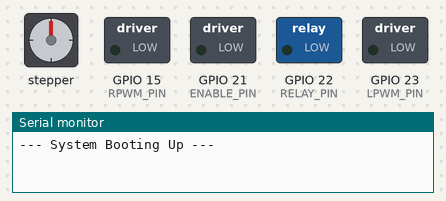
This sketch was run on a simulated ESP32. Parts: stepper motor, switched loads named in the sketch (green lamp = pin HIGH), the last lines printed to the serial monitor. Stepper angles assume 200 steps per turn; pins used as bus, display or sensor lines are not drawn.

Above: at 0.1 s.
At 0.45 s:
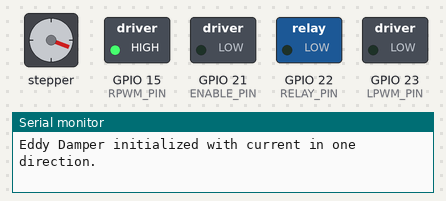
At 5.25 s:
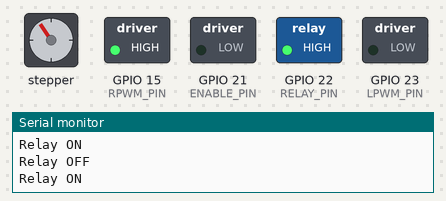
At 10.35 s:
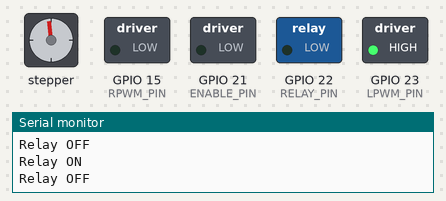
At 20.25 s:
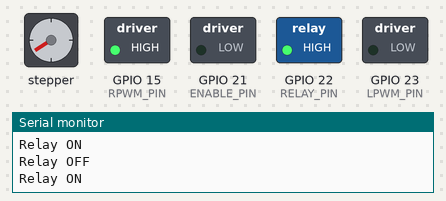
At 39.75 s:
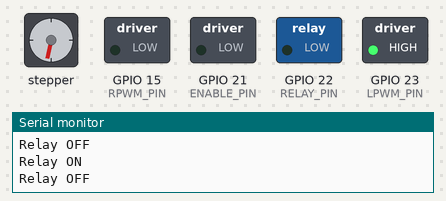
Timing chart, 0 to 40.0 s (numbered marks = the images above):
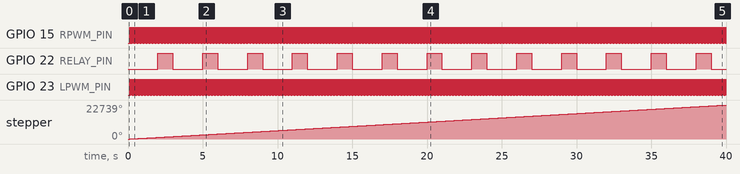

The sketch:

all_in_one-dmaper_repulsion.ino
```cpp
// // code with tb6600 whole system-------------------------
// #include <Arduino.h> // Core ESP32 functions
// #include <AccelStepper.h> // Library for stepper motor control

// // --- Pin Definitions ---
// #define STEP_PIN 18      // GPIO for stepper motor PUL+ signal (TB6600 PUL pin)
// #define DIR_PIN 19       // GPIO for stepper motor DIR+ signal (TB6600 DIR pin)
// #define ENABLE_PIN 21    // GPIO for TB6600 EN+ pin (active LOW)
// #define RELAY_PIN 22     // GPIO for the relay control signal (connects to NPN transistor base)

// // --- BTS7960 H-Bridge Pins for Eddy Damper Coil ---
// // Connect these to the corresponding pins on your BTS7960 module
// #define RPWM_PIN 15      // Right PWM input (e.g., IN_R or RPWM)
// #define LPWM_PIN 23      // Left PWM input (e.g., IN_L or LPWM)
// // R_EN and L_EN are typically tied HIGH on the module itself or connected to a GPIO if you need to enable/disable
// // For continuous operation, we'll assume they are enabled.

// // --- Motor Configuration ---
// #define MOTOR_INTERFACE_TYPE 1 // Motor interface type: 1 = Driver (STEP/DIR)
// const int STEPS_PER_REVOLUTION = 1600; // STEPS_PER_REVOLUTION for 1/8 micro-stepping (200 steps/rev * 8)

// // Create stepper object: (interface type, step pin, direction pin)
// AccelStepper stepper(MOTOR_INTERFACE_TYPE, STEP_PIN, DIR_PIN);

// // --- Motor Speed Variables ---
// const float TARGET_MOTOR_RPM = 100.0; // Target RPM for continuous motor movement
// float motorSpeedStepsPerSec;          // Calculated speed in steps/second

// // --- Relay Control Variables (Non-blocking with millis()) ---
// unsigned long previousRelayMillis = 0;    // Stores when the relay last changed state
// unsigned long relayOnDuration = 1000;     // Relay ON for 1 second
// unsigned long relayOffDuration = 2000;    // Relay OFF for 2 seconds
// bool relayState = false;                  // Current state of the relay (false = OFF, true = ON)

// // --- Eddy Damper Bidirectional Toggle Configuration (25 Hz - 20ms in one direction / 20ms in other) ---
// unsigned long previousDamperToggleMillis = 0; // Stores when the eddy damper direction last changed
// const unsigned long damperDirectionDuration = 20; // Time for current in one direction (20ms)
// bool currentDirectionState = false;           // false = Direction 1 (RPWM HIGH), true = Direction 2 (LPWM HIGH)


// void setup() {
//   // --- Start Serial Communication Early for Debugging ---
//   Serial.begin(115200);
//   Serial.println("\n--- System Booting Up ---");

//   // --- Initial Delay to Ensure ESP32 Stability ---
//   delay(100); // Small delay to allow ESP32 to stabilize

//   Serial.println("ESP32 TB6600 Continuous Motor (100 RPM) with Non-Blocking Relay & BTS7960 Eddy Damper Started!");
//   Serial.println("Eddy Damper is driven by BTS7960 with 20ms in one direction, then 20ms in the other (25Hz alternating).");

//   // --- Initialize TB6600 Driver Pins ---
//   pinMode(ENABLE_PIN, OUTPUT);
//   digitalWrite(ENABLE_PIN, LOW); // Enable the TB6600 motor driver (LOW = enabled)
//   pinMode(DIR_PIN, OUTPUT);
//   digitalWrite(DIR_PIN, HIGH); // Set initial direction to clockwise

//   // --- Initialize Relay Pin (for NPN transistor base) ---
//   pinMode(RELAY_PIN, OUTPUT);
//   digitalWrite(RELAY_PIN, LOW); // Initially turn transistor OFF -> relay OFF

//   // --- Initialize BTS7960 H-Bridge Pins ---
//   pinMode(RPWM_PIN, OUTPUT);
//   pinMode(LPWM_PIN, OUTPUT);

//   // Start with current in one direction (e.g., RPWM HIGH, LPWM LOW)
//   digitalWrite(RPWM_PIN, HIGH);
//   digitalWrite(LPWM_PIN, LOW);
//   currentDirectionState = false; // Set initial state
//   Serial.println("Eddy Damper initialized with current in one direction.");

//   // --- AccelStepper Configuration ---
//   motorSpeedStepsPerSec = (STEPS_PER_REVOLUTION * TARGET_MOTOR_RPM) / 60.0;
//   stepper.setMaxSpeed(motorSpeedStepsPerSec);
//   stepper.setAcceleration(0); // No acceleration for continuous rotation
//   stepper.setSpeed(motorSpeedStepsPerSec);
// }

// void loop() {
//   // --- Stepper Motor Control (Continuous 100 RPM) ---
//   stepper.runSpeed();

//   // --- Non-Blocking Relay Logic ---
//   unsigned long currentMillis = millis();
//   if (relayState) {
//     if (currentMillis - previousRelayMillis >= relayOnDuration) {
//       relayState = false;
//       digitalWrite(RELAY_PIN, LOW); // Turn transistor OFF -> relay OFF
//       previousRelayMillis = currentMillis;
//       Serial.println("Relay OFF");
//     }
//   } else {
//     if (currentMillis - previousRelayMillis >= relayOffDuration) {
//       relayState = true;
//       digitalWrite(RELAY_PIN, HIGH); // Turn transistor ON -> relay ON
//       previousRelayMillis = currentMillis;
//       Serial.println("Relay ON");
//     }
//   }

//   // --- Non-Blocking Eddy Damper Bidirectional Toggle Logic (20ms per direction) ---
//   if (currentMillis - previousDamperToggleMillis >= damperDirectionDuration) {
//     if (currentDirectionState == false) {
//       // Switch to Direction 2: LPWM HIGH, RPWM LOW
//       digitalWrite(RPWM_PIN, LOW);
//       digitalWrite(LPWM_PIN, HIGH);
//       currentDirectionState = true;
//       // Serial.println("Eddy Damper Direction 2"); // Uncomment for verbose debugging
//     } else {
//       // Switch to Direction 1: RPWM HIGH, LPWM LOW
//       digitalWrite(RPWM_PIN, HIGH);
//       digitalWrite(LPWM_PIN, LOW);
//       currentDirectionState = false;
//       // Serial.println("Eddy Damper Direction 1"); // Uncomment for verbose debugging
//     }
//     previousDamperToggleMillis = currentMillis; // Reset the timer
//   }
// }

// code with A4988 driver -----------------------------
#include <Arduino.h>
#include <AccelStepper.h>

// --- Pin Definitions ---
#define STEP_PIN 18
#define DIR_PIN 19
#define ENABLE_PIN 21

#define RELAY_PIN 22
#define RPWM_PIN 15
#define LPWM_PIN 23

// --- Motor Configuration ---
#define MOTOR_INTERFACE_TYPE 1   // DRIVER mode for A4988
const int STEPS_PER_REVOLUTION = 200; // Full-step mode

AccelStepper stepper(MOTOR_INTERFACE_TYPE, STEP_PIN, DIR_PIN);

// --- Motor Speed Variables ---
const float TARGET_MOTOR_RPM = 100.0;
float motorSpeedStepsPerSec;

// --- Relay Control Variables ---
unsigned long previousRelayMillis = 0;
unsigned long relayOnDuration = 1000;    // 1 sec ON
unsigned long relayOffDuration = 2000;   // 2 sec OFF
bool relayState = false;

// --- Eddy Damper Bidirectional Toggle ---
unsigned long previousDamperToggleMillis = 0;
const unsigned long damperDirectionDuration = 20;
bool currentDirectionState = false;

void setup() {
  Serial.begin(115200);
  Serial.println("\n--- System Booting Up ---");
  delay(100);

  Serial.println("ESP32 A4988 Continuous Motor (100 RPM) with Non-Blocking Relay & BTS7960 Eddy Damper Started!");

  // --- Initialize A4988 Driver Pins ---
  pinMode(ENABLE_PIN, OUTPUT);
  digitalWrite(ENABLE_PIN, LOW); // LOW = enabled
  pinMode(DIR_PIN, OUTPUT);
  digitalWrite(DIR_PIN, HIGH);

  // --- Initialize Relay & BTS7960 Pins ---
  pinMode(RELAY_PIN, OUTPUT);
  digitalWrite(RELAY_PIN, LOW);
  pinMode(RPWM_PIN, OUTPUT);
  pinMode(LPWM_PIN, OUTPUT);
  digitalWrite(RPWM_PIN, HIGH);
  digitalWrite(LPWM_PIN, LOW);
  currentDirectionState = false;
  Serial.println("Eddy Damper initialized with current in one direction.");

  // --- AccelStepper Configuration ---
  motorSpeedStepsPerSec = (STEPS_PER_REVOLUTION * TARGET_MOTOR_RPM) / 60.0; // 200*100/60 = ~333 steps/sec
  stepper.setMaxSpeed(1000);      // allow up to 1000 steps/sec
  stepper.setAcceleration(500);   // smooth acceleration
  stepper.setSpeed(motorSpeedStepsPerSec); // constant speed
}

void loop() {
  // --- Stepper Motor Continuous Rotation ---
  stepper.runSpeed();

  // --- Non-Blocking Relay Logic ---
  unsigned long currentMillis = millis();
  if (relayState) {
    if (currentMillis - previousRelayMillis >= relayOnDuration) {
      relayState = false;
      digitalWrite(RELAY_PIN, LOW);
      previousRelayMillis = currentMillis;
      Serial.println("Relay OFF");
    }
  } else {
    if (currentMillis - previousRelayMillis >= relayOffDuration) {
      relayState = true;
      digitalWrite(RELAY_PIN, HIGH);
      previousRelayMillis = currentMillis;
      Serial.println("Relay ON");
    }
  }

  // --- Non-Blocking Eddy Damper Bidirectional Toggle ---
  if (currentMillis - previousDamperToggleMillis >= damperDirectionDuration) {
    if (currentDirectionState == false) {
      digitalWrite(RPWM_PIN, LOW);
      digitalWrite(LPWM_PIN, HIGH);
      currentDirectionState = true;
    } else {
      digitalWrite(RPWM_PIN, HIGH);
      digitalWrite(LPWM_PIN, LOW);
      currentDirectionState = false;
    }
    previousDamperToggleMillis = currentMillis;
  }
}
```

Measured:
- by itself, GPIO 15 (RPWM_PIN), GPIO 23 (LPWM_PIN): alternates HIGH for 0.02 s and LOW for 0.02 s
- by itself, GPIO 22 (RELAY_PIN): alternates HIGH for 1.0 s and LOW for 2.0 s
- by itself, stepper: keeps turning clockwise at about 570°/s
